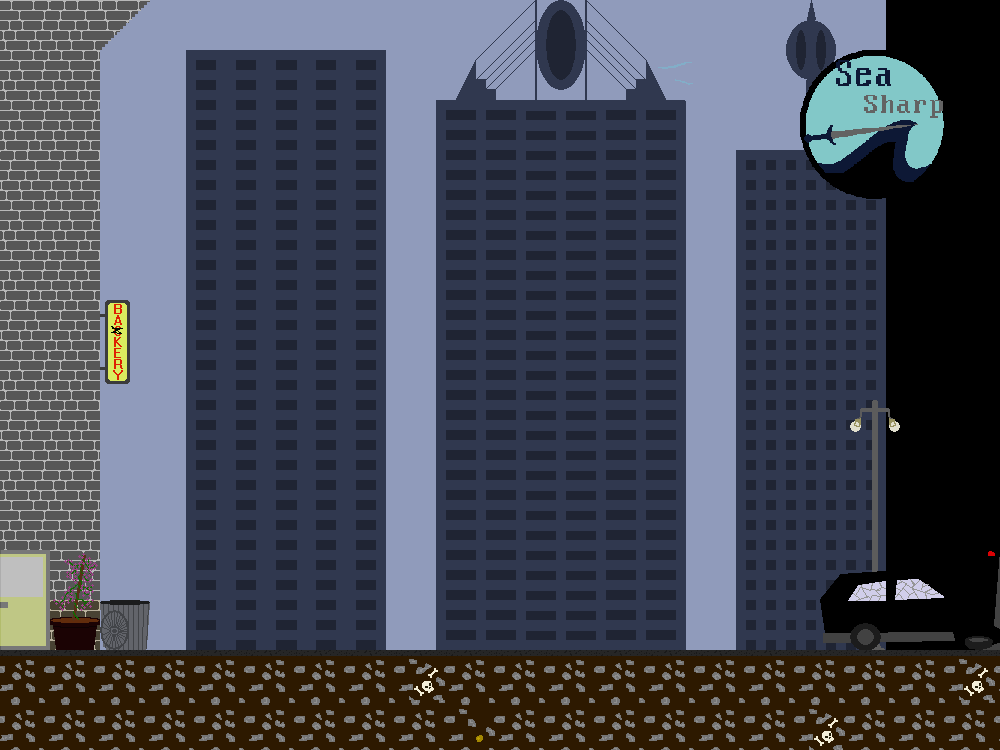

The image is a tile-based game level rendered from a .tmx file. Its description and source (layers, tilesets, objects; grid data summarised) follow:
An orthogonal 20x15 tile map with 50x50 px tiles, 2 tile layers (background, foreground), 1 image layer and 8 objects (2x goldCoin, mainPlayer, flyingEnemy).

<map version="1.0" orientation="orthogonal" renderorder="right-down" width="20" height="15" tilewidth="50" tileheight="50" nextobjectid="19">
 <tileset firstgid="1" name="area01_level_tiles" tilewidth="50" tileheight="50">
  <image source="../img/map/area01_level_tiles.png" width="1200" height="1200" />
 </tileset>
 <imagelayer name="landscape">
  <image source="../img/fond.png" />
  <properties>
   <property name="ratio" value="0.15" />
  </properties>
 </imagelayer>
 <layer name="background" width="20" height="15">
  <data>[300 cells, 76 non-empty, 20 distinct tile ids]</data>
 </layer>
 <layer name="foreground" width="20" height="15">
  <data>[300 cells, 19 non-empty, 19 distinct tile ids]</data>
 </layer>
 <objectgroup name="items">
  <object id="15" name="goldCoin" x="110" y="559" width="32" height="32">
   <properties>
    <property name="framewidth" value="32" />
    <property name="image" value="spinning_coin_gold" />
   </properties>
  </object>
  <object id="18" name="goldCoin" x="962.5" y="500" width="32" height="32">
   <properties>
    <property name="framewidth" value="32" />
    <property name="image" value="spinning_coin_gold" />
   </properties>
  </object>
 </objectgroup>
 <objectgroup name="characters">
  <object id="1" name="mainPlayer" x="200" y="550" width="46" height="100" />
  <object id="17" name="flyingEnemy" x="187.5" y="275" width="600" height="50">
   <properties>
    <property name="frameheight" value="76" />
    <property name="framewidth" value="54" />
    <property name="image" value="nerd_mvt" />
   </properties>
  </object>
 </objectgroup>
 <objectgroup name="collision">
  <object id="10" x="1000" y="0">
   <polyline points="0,0 0,650" />
  </object>
  <object id="11" x="100" y="650">
   <polyline points="50,0 900,0" />
  </object>
  <object id="12" x="150" y="0">
   <polyline points="0,0 -50,50 -50,600 0,600 0,650" />
  </object>
  <object id="14" x="825" y="650">
   <polyline points="0,0 -12.5,-50 12.5,-75 86,-81 117,-64 138,-98 174,-100" />
  </object>
 </objectgroup>
</map>
